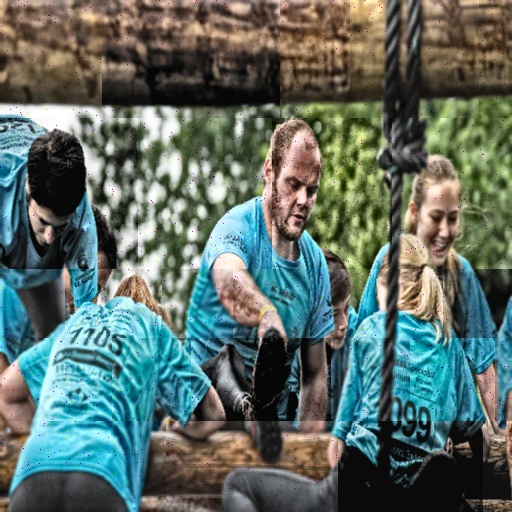
#> input picture images/X/0_0.jpg, 512 x 512 px, given as the content of the folder images/Y, which was not available
$ python corrupt_image.py
#> lines starting #> are read from the running program, lines starting #| are printed output that depends on the picture; pictures that were not available may be replaced by others from this repository, and a replacement may not be noted
import cv2
import numpy as np
import os
from random import randint


class Corrupter:
    def __init__(self,bright_value=(-75,75),
clip_limit=(3,6),title_grid_size=(8,12),blur_size=(2,4),
dir_x_images="images/X",dir_y_images="images/Y",dir_new_y_images="images/new_Y",
image_size=(512,512), tone_value=(-2,2), saturation_value=(-3,3)):
        self.bright_value=bright_value
        self.clip_limit=clip_limit
        self.title_grid_size=title_grid_size
        self.blur_size=blur_size
        self.valid_images = [".jpg",".gif",".png",".tga",".jpeg"]
        self.dir_x_images =dir_x_images
        self.dir_new_y_images =dir_new_y_images
        self.dir_y_images =dir_y_images
        self.image_size=image_size
        self.tone_value=tone_value
        self.saturation_value=saturation_value

    def inc_bright(self,img, value=30):
            hsv = cv2.cvtColor(img, cv2.COLOR_BGR2HSV)
            h, s, v = cv2.split(hsv)

            lim = 255 - value
            v[v > lim] = 255
            v[v <= lim] += value

            final_hsv = cv2.merge((h, s, v))
            part_image = cv2.cvtColor(final_hsv, cv2.COLOR_HSV2BGR)

            return img

    def dec_bright(self,img, value=30):
        hsv = cv2.cvtColor(img, cv2.COLOR_BGR2HSV)
        h, s, v = cv2.split(hsv)

        lim = 0 + value
        v[v < lim] = 0
        v[v >= lim] -= value

        final_hsv = cv2.merge((h, s, v))
        img = cv2.cvtColor(final_hsv, cv2.COLOR_HSV2BGR)
        return img

    def contrast(self,img,clip_limit=3.,title_grid_size=(8,8)):
        clahe = cv2.createCLAHE(clipLimit=clip_limit, tileGridSize=title_grid_size)

        lab = cv2.cvtColor(img, cv2.COLOR_BGR2LAB)  # convert from BGR to LAB color space
        l, a, b = cv2.split(lab)  # split on 3 different channels

        l2 = clahe.apply(l)  # apply CLAHE to the L-channel

        lab = cv2.merge((l2,a,b))  # merge channels
        img2 = cv2.cvtColor(lab, cv2.COLOR_LAB2BGR)  # convert from LAB to BGR
        return img2

    def noisy_ps(self,image,value=20):
        row,col,ch = image.shape
        s_vs_p = 0.5
        amount = 0.004
        out = np.copy(image)
        # Salt mode
        num_salt = np.ceil(amount * image.size * s_vs_p)
        if not (num_salt > 1):
            return image
        try:
            coords = [np.random.randint(0, i - 1, int(num_salt)) for i in image.shape]
            out[coords] = 1

      # Pepper mode
            num_pepper = np.ceil(amount* image.size * (1. - s_vs_p))
            coords = [np.random.randint(0, i - 1, int(num_pepper)) for i in image.shape]
            out[coords] = 0
            return out
        except Exception:
            return image

    def blur(self,img,blur_size=(5,5)):
        return cv2.blur(img,blur_size)

    def tone(self,img, value=10):
        img = cv2.cvtColor(img, cv2.COLOR_BGR2HSV)

        img[:,:,0] =  img[:,:,0]  + value# Changes the V value

        img = cv2.cvtColor(img, cv2.COLOR_HSV2BGR)
        return img

    def Saturation(self,img, value=10):
        img = cv2.cvtColor(img, cv2.COLOR_BGR2HSV)

        img[:,:,1] =  img[:,:,1]  + value# Changes the V value

        img = cv2.cvtColor(img, cv2.COLOR_HSV2BGR)
        return img


    def part_axis_y(self):
        while True:
            self.y0=self.y_current
            if self.y0 == self.image_size[0]:
                break
            self.y1=self.y0+randint(self.min_size,self.max_size)
            if self.y1>self.image_size[0]:
                self.y1=self.image_size[0]
            bright_value=randint(self.bright_value[0],self.bright_value[1])
            blur_size=randint(self.blur_size[0],self.blur_size[1])
            tone_value=randint(self.tone_value[0],self.tone_value[1])
            clip_limit=randint(self.clip_limit[0],self.clip_limit[1])
            title_grid_size=randint(self.title_grid_size[0],self.title_grid_size[1])

            if bright_value > 0:
                part_image=self.inc_bright(self.cor_img[self.x0:self.x1,self.y0:self.y1],value=bright_value)
            else:
                part_image=self.dec_bright(self.cor_img[self.x0:self.x1,self.y0:self.y1],value=(bright_value*(-1)))

            part_image=self.contrast(part_image,clip_limit=clip_limit,
                title_grid_size=(title_grid_size,title_grid_size))
            part_image=self.blur(part_image,blur_size=(blur_size,blur_size))

            part_image=self.tone(part_image,tone_value)

            # part_image=self.change_Saturation(part_image,saturation_value)

            part_image=self.noisy_ps(part_image)

            self.cor_img[self.x0:self.x1, self.y0:self.y1] = part_image
            self.y_current=self.y1
        self.x_current=self.x1
        self.y_current=0

    def part_axis_x(self):
        while True:
            self.x0=self.x_current
            if self.x0 == self.image_size[1]:
                break
            self.x1=self.x0+randint(self.min_size,self.max_size)
            if self.x1>self.image_size[1]:
                self.x1=self.image_size[1]
            self.part_axis_y()


    def corrupt(self,cor_img,parts=1):
        self.max_size=1.4*self.image_size[0]//parts
        self.min_size=0.5*self.image_size[0]//parts
        self.cor_img=cor_img
        self.x_current=0
        self.y_current=0
        self.part_axis_x()
        return self.cor_img

    def add_in_meta_file(self, filename):
        self.filewrite.write(filename)


    def generate_corrupt_images(self,count,parts=1):
#> called with count = 40, parts = 4
        self.filewrite = open('images/kak_ygodno.txt', 'w')
        if not os.path.exists(self.dir_x_images):
             os.makedirs(self.dir_x_images)
        if not os.path.exists(self.dir_new_y_images):
             os.makedirs(self.dir_new_y_images)
        for i, file_y in enumerate(os.listdir(self.dir_y_images)):
            ext = os.path.splitext(file_y)[1]
            if ext.lower() not in self.valid_images:
                continue
            path_y_image = os.path.join(self.dir_y_images,file_y)
            imageName=str(i)+ext
            path_new_y_image=os.path.join(self.dir_new_y_images,imageName)
            img_y=cv2.imread(path_y_image)
#> img_y is the input picture: shape (512, 512, 3); mean B, G, R 102.2, 109, 92.5
            img_y=cv2.resize(img_y,self.image_size)
            cv2.imwrite(path_new_y_image, img_y)
            self.add_in_meta_file(imageName)
            for j in range(count):
                image=self.corrupt(np.copy(img_y),parts=parts)
                file_x = imageName.replace(ext, "_"+str(j) + ext)
                path_x_image=os.path.join(self.dir_x_images,file_x)
                cv2.imwrite(path_x_image, image)
                self.add_in_meta_file(" " + file_x)
#> this loop made 40 passes
#> pass 1, in inc_bright, `h, s, v = cv2.split(hsv)`:
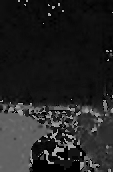
#> h: shape (172, 113); min 0, max 179, mean 36.1
#> pass 1, in inc_bright, `h, s, v = cv2.split(hsv)`:
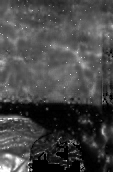
#> s: shape (172, 113); min 0, max 255, mean 70
#> pass 1, in inc_bright, `h, s, v = cv2.split(hsv)`:
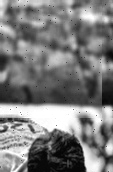
#> v: shape (172, 113); min 4, max 255, mean 124.6
            self.filewrite.write("\n\r")
        self.filewrite.close()

if __name__ == "__main__":
	myclass=Corrupter()
	myclass.generate_corrupt_images(40,parts=4)

$ run again, on images/X/0_4.jpg
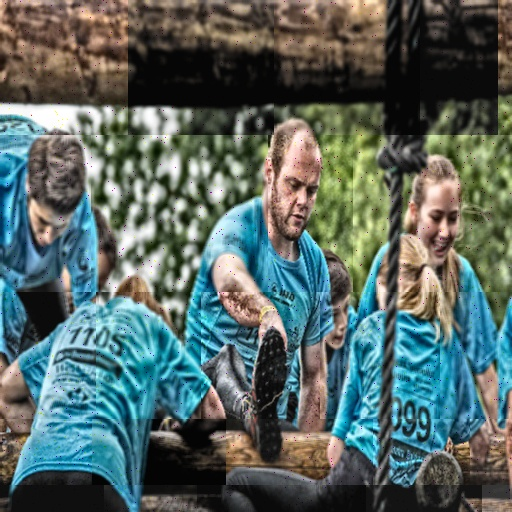
#> input picture images/X/0_4.jpg, 512 x 512 px, given as the content of the folder images/Y, which was not available
#> in generate_corrupt_images, img_y is the input picture: shape (512, 512, 3); mean B, G, R 99.6, 103.6, 87
#> the loop in generate_corrupt_images, `for j in range(count):` made 40 passes
#> pass 1, in inc_bright, `h, s, v = cv2.split(hsv)`:
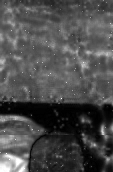
#> s: shape (172, 113); min 0, max 255, mean 76.5
#> pass 1, in inc_bright, `h, s, v = cv2.split(hsv)`:
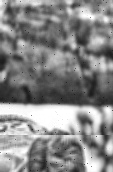
#> v: shape (172, 113); min 19, max 255, mean 135.2

$ run again, on images/X/0_5.jpg
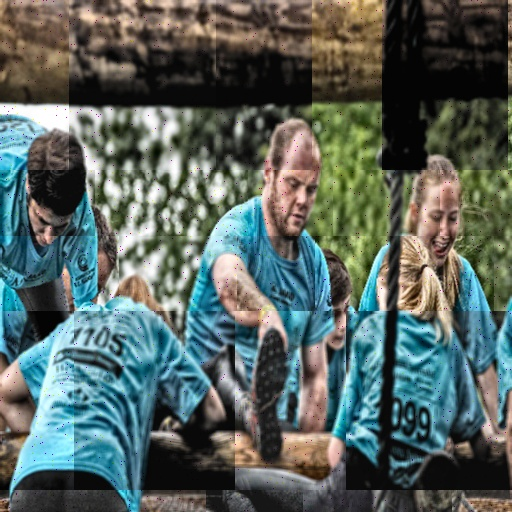
#> input picture images/X/0_5.jpg, 512 x 512 px, given as the content of the folder images/Y, which was not available
#> in generate_corrupt_images, img_y is the input picture: shape (512, 512, 3); mean B, G, R 95.5, 100.5, 87.3
#> the loop in generate_corrupt_images, `for j in range(count):` made 40 passes
#> pass 1, in inc_bright, `h, s, v = cv2.split(hsv)`:
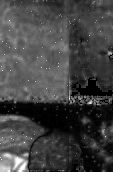
#> s: shape (172, 113); min 0, max 255, mean 66.8
#> pass 1, in inc_bright, `h, s, v = cv2.split(hsv)`:
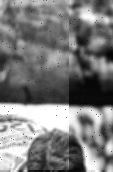
#> v: shape (172, 113); min 4, max 255, mean 122.9

$ run again, on images/X/0_6.jpg
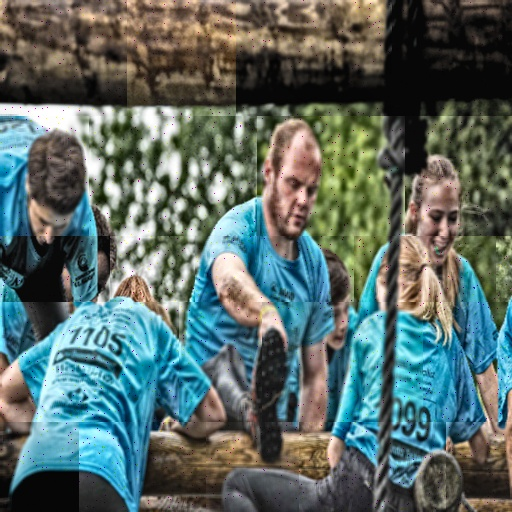
#> input picture images/X/0_6.jpg, 512 x 512 px, given as the content of the folder images/Y, which was not available
#> in generate_corrupt_images, img_y is the input picture: shape (512, 512, 3); mean B, G, R 103.1, 107, 89.7
#> the loop in generate_corrupt_images, `for j in range(count):` made 40 passes
#> pass 1, in inc_bright, `h, s, v = cv2.split(hsv)`:
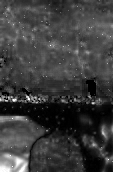
#> s: shape (172, 113); min 0, max 255, mean 61.3
#> pass 1, in inc_bright, `h, s, v = cv2.split(hsv)`:
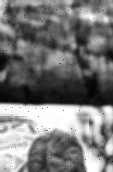
#> v: shape (172, 113); min 4, max 255, mean 120.7
